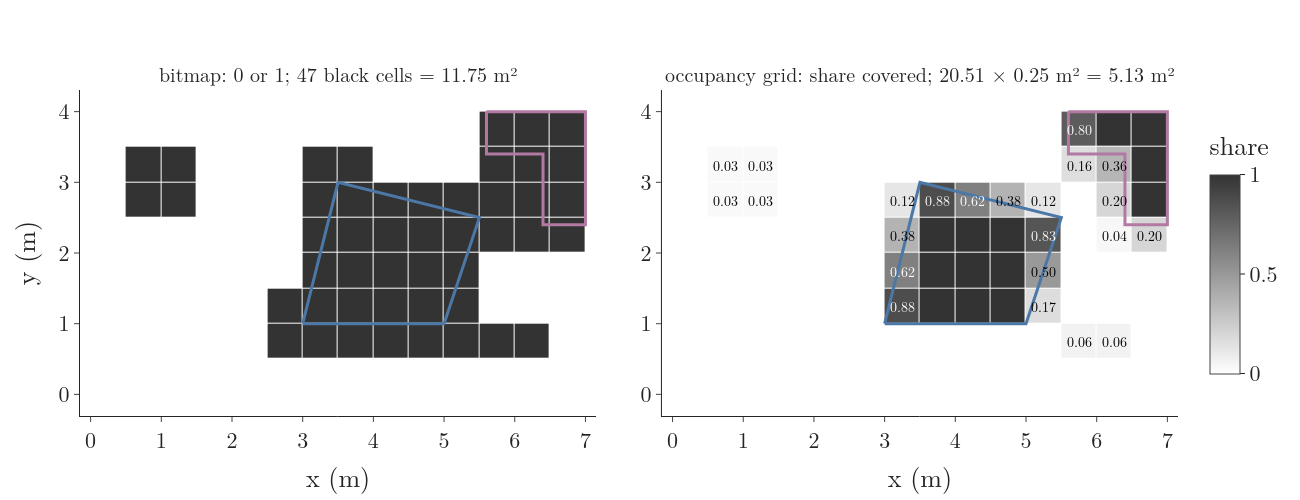

Source code (Python):
"""The room's 0.5 m cells two ways. Left: the bitmap, 1 (black) if a cell contains any obstacle point (LaValle §3.1.3).
Right: an occupancy grid whose number per cell is the share of the cell's area covered by the table, cabinet and
poles, which is the probability that a point picked at random in the cell lies inside an obstacle (no sensor data yet).
The shares add up to the true covered area, 5.13 m2; the 47 black cells claim 11.75 m2. Run -> occupancy.png"""
from pathlib import Path

import numpy as np
import plotly.graph_objects as go
from gifkit import BLUE, FONT, PURPLE
from plotly.subplots import make_subplots
from roommap import CAB, H, POLE_R, POLES, TABLE, W, bitmap
from shapely.geometry import Point, Polygon, box
from shapely.ops import unary_union

here = Path(__file__).parent
C = 0.5
obst = unary_union([Polygon(TABLE)] + [box(x0, y0, x1, y1) for x0, x1, y0, y1 in CAB]
                   + [Point(p).buffer(POLE_R, quad_segs=256) for p in POLES.values()])
nx, ny = int(round(W / C)), int(round(H / C))
S = np.array([[box(i * C, j * C, (i + 1) * C, (j + 1) * C).intersection(obst).area / C ** 2 for i in range(nx)]
              for j in range(ny)])
B = bitmap(C)
full, free = np.isclose(S, 1), np.isclose(S, 0)
part = ~full & ~free
assert B.size == 112 and B.sum() == 47 and B.sum() * C * C == 11.75
assert full.sum() == 13 and part.sum() == 23 and free.sum() == 76
assert ((B == 1) & free).sum() == 11 and ((B == 0) & ~free).sum() == 0     # 11 black cells only touch an obstacle
assert round(S.sum(), 2) == 20.51 and round(S.sum() * C * C, 2) == 5.13
assert round(20.51 * C * C, 2) == 5.13                                       # the rounded sum reproduces the area
assert round(S[3, 10], 2) == 0.50                                             # cell x 5.0-5.5 m, y 1.5-2.0 m: half covered

GREYS = [[0, "white"], [1, "#333"]]
fig = make_subplots(rows=1, cols=2, horizontal_spacing=0.06,
                    subplot_titles=[f"bitmap: 0 or 1; {B.sum()} black cells = {B.sum() * C * C:.2f} m²",
                                    f"occupancy grid: share covered; {S.sum():.2f} × {C * C} m² = {S.sum() * C * C:.2f} m²"])
for k, Z in enumerate([B, S], start=1):
    fig.add_trace(go.Heatmap(z=Z, x0=C / 2, dx=C, y0=C / 2, dy=C, colorscale=GREYS, zmin=0, zmax=1, xgap=1, ygap=1,
                             showscale=k == 2, colorbar=dict(title="share", tickvals=[0, 0.5, 1], len=0.8)), 1, k)
    px, py = zip(*(TABLE + [TABLE[0]]))
    fig.add_trace(go.Scatter(x=px, y=py, mode="lines", line=dict(color=BLUE, width=3)), 1, k)
    fig.add_trace(go.Scatter(x=[5.6, 7, 7, 6.4, 6.4, 5.6, 5.6], y=[4, 4, 2.4, 2.4, 3.4, 3.4, 4], mode="lines",
                             line=dict(color=PURPLE, width=3)), 1, k)
    fig.update_xaxes(range=[0, W], dtick=1, title="x (m)", row=1, col=k, showgrid=False)
    fig.update_yaxes(range=[0, H], dtick=1, scaleanchor=f"x{k if k > 1 else ''}", row=1, col=k)
for j, i in zip(*np.nonzero(part)):                                          # the in-between values, written in
    fig.add_annotation(x=(i + 0.5) * C, y=(j + 0.5) * C, text=f"{S[j, i]:.2f}", showarrow=False, row=1, col=2,
                       font=dict(size=14, color="white" if S[j, i] > 0.5 else "black"))
fig.update_yaxes(title="y (m)", row=1, col=1)
fig.update_layout(template="simple_white", width=1300, height=500, font=FONT, showlegend=False,
                  margin=dict(l=80, r=30, t=90, b=70))
for a in fig.layout.annotations[:2]:
    a.font.size = 20
fig.write_image(here / "occupancy.png")
print(f"full {full.sum()}, partial {part.sum()}, free {free.sum()}, black but share 0: {((B == 1) & free).sum()}, "
      f"sum of shares {S.sum():.2f} cells = {S.sum() * C * C:.2f} m2")
